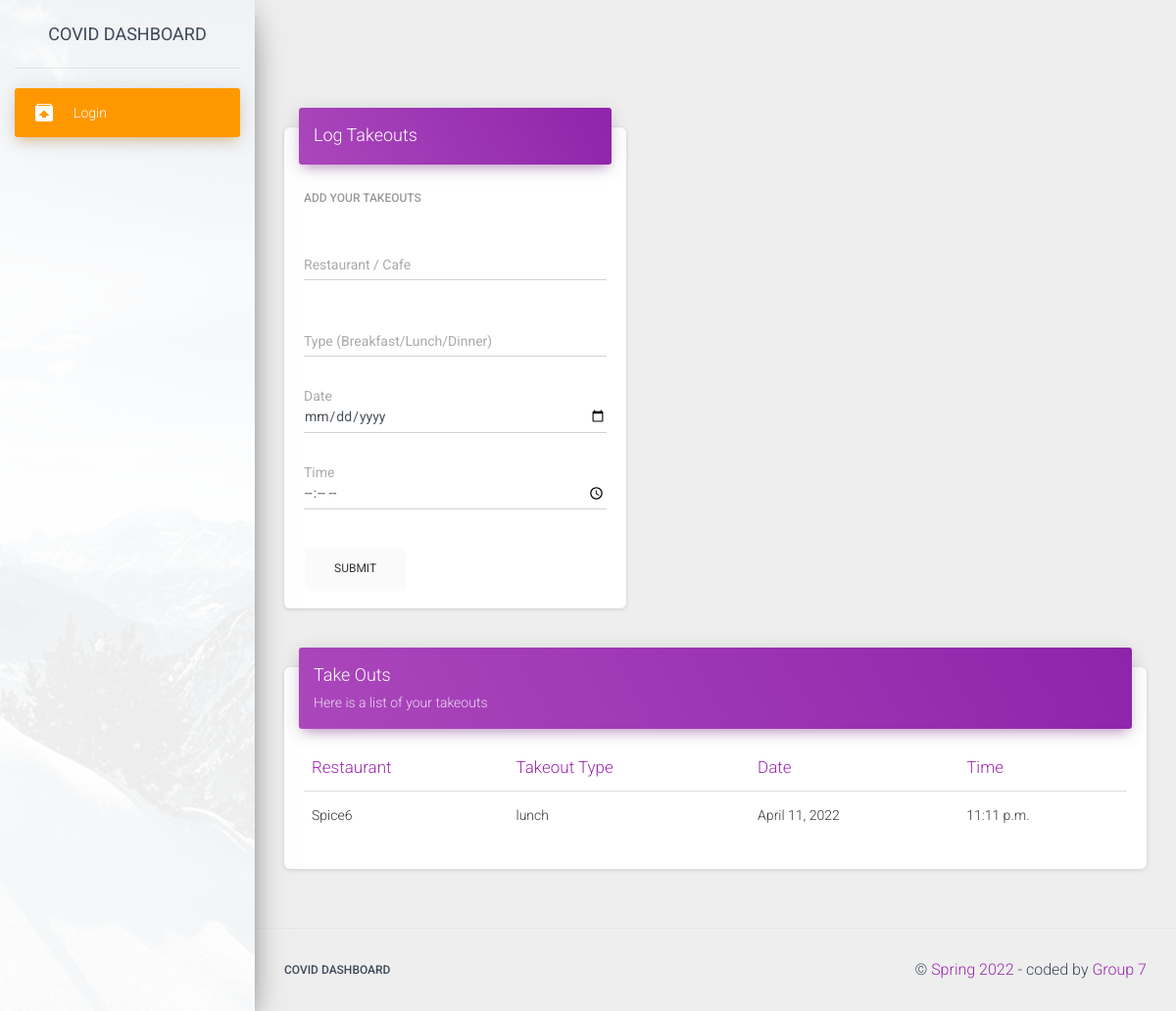
The page /takeouts on the database its author committed.
### apps/home/models.py (models this page shows, shortened)
class Takeouts(models.Model):
    restaurant = models.CharField('Restaurant / Cafe', max_length=120)
    type = models.CharField('Type', max_length=500, blank=True, null=True)
    date = models.DateField('Date', blank=True, null=True)
    time = models.TimeField('Time', blank=True, null=True)
    user = models.IntegerField('id', max_length=500, blank=True, null=True)

### apps/home/views.py (the view, shortened to what this page needs)
# urls.py: path('takeouts', views.takeouts, name='takeouts'),
def takeouts(request):
    form = TakeoutsForm(request.POST)
    load_template = request.path.split('/')[-1] + '.html'
    outs = Takeouts.objects.filter(user=request.user.id)
    submitted = False
    html_template = loader.get_template('home/' + load_template)
    context = {
        'form': form,
        'success': submitted,
        'outs': outs,
        'segment': 'takeouts'
    }
    return HttpResponse(html_template.render(context, request))

### apps/home/forms.py
class TakeoutsForm(ModelForm):
    restaurant = forms.CharField(
        widget=forms.TextInput(
            attrs={
                "class": "form-control"
            }
        ), required=False)
    type = forms.CharField(
        widget=forms.TextInput(
            attrs={
                "class": "form-control"
            }
        ),
        required=False)
    date = forms.DateField(
        widget=forms.DateInput(
            attrs={
                "type": "date",
                "class": "form-control"
            }
        ),
        required=False)
    time = forms.TimeField(
        widget=forms.TimeInput(
            attrs={
                "type": "time",
                "class": "form-control"
            }
        ),
        required=False)
    class Meta:
        model = Takeouts
        fields = ('restaurant', 'type', 'date', 'time')

### apps/templates/home/takeouts.html (shortened to what this page needs)
{% extends "layouts/base.html" %} {% block title %} Takeouts {% endblock %}
{% block stylesheets %}{% endblock stylesheets %} {% block content %}
<div class="row">
	<div class="col-md-5">
		<div class="card">
			<div class="card-header card-header-primary">
				<h4 class="card-title">Log Takeouts</h4>
			</div>
			<div class="card-body">
				<h6 class="card-category">
					{% if msg %}
					<span class="text-danger">{{ msg | safe }}</span>
					{% else %} Add your Takeouts {% endif %}
				</h6>
				<br />
				<form role="form" method="post" action="">
					<div class="row">
						<div class="col-md-12">
							<div class="form-group">
								<label class="bmd-label-floating">Restaurant / Cafe</label>
								{{ form.restaurant }}
							</div>
						</div>
					</div>
					<br />
					<div class="row">
						<div class="col-md-12">
							<div class="form-group">
								<label class="bmd-label-floating">Type (Breakfast/Lunch/Dinner)</label>
								{{ form.type }}
							</div>
						</div>
					</div>
					<br />
					<div class="row">
						<div class="col-md-12">
							<div class="form-group">
								<label>Date</label>
								{{ form.date }}
							</div>
						</div>
					</div>
					<br />
					<div class="row">
						<div class="col-md-12">
							<div class="form-group">
								<label>Time</label>
								{{ form.time }}
							</div>
						</div>
					</div>
					<br />
					<input type="submit" value="Submit" class="btn btn-secondary" />
				</form>
			</div>
		</div>
	</div>
</div>
<div class="row">
	<div class="col-md-12">
		<div class="card">
			<div class="card-header card-header-primary">
				<h4 class="card-title">Take Outs</h4>
				<p class="card-category">Here is a list of your takeouts</p>
			</div>
			<div class="card-body">
				<div class="table-responsive">
					<table class="table">
						<thead class="text-primary">
							<th>Restaurant</th>
							<th>Takeout Type</th>
							<th>Date</th>
							<th>Time</th>
						</thead>
						<tbody>
							{% for out in outs %}
							<tr>
								<td>{{out.restaurant}}</td>
								<td>{{out.type}}</td>
								<td>{{out.date}}</td>
								<td>{{out.time}}</td>
							</tr>
							{%endfor%}
						</tbody>
					</table>
				</div>
			</div>
		</div>
	</div>
</div>
{% endblock content %}

### rows shown on the page
Takeouts: restaurant "Spice6", type "lunch", date "April 11, 2022", time "11:11 p.m."
